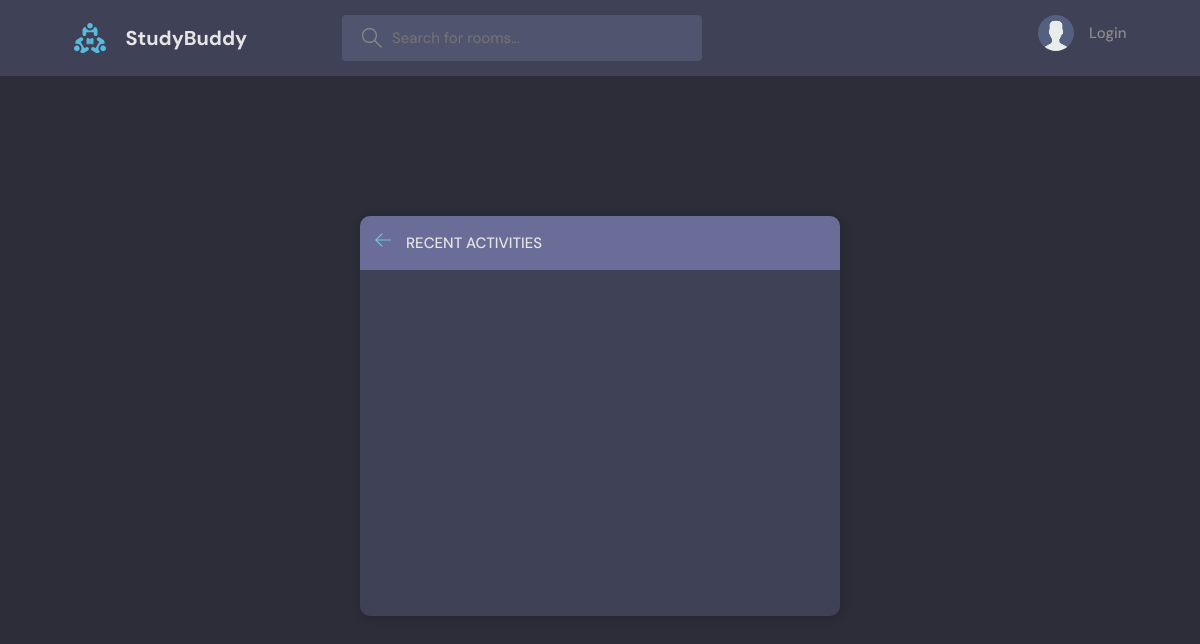
Page /activities-page/ on the earlier database version.
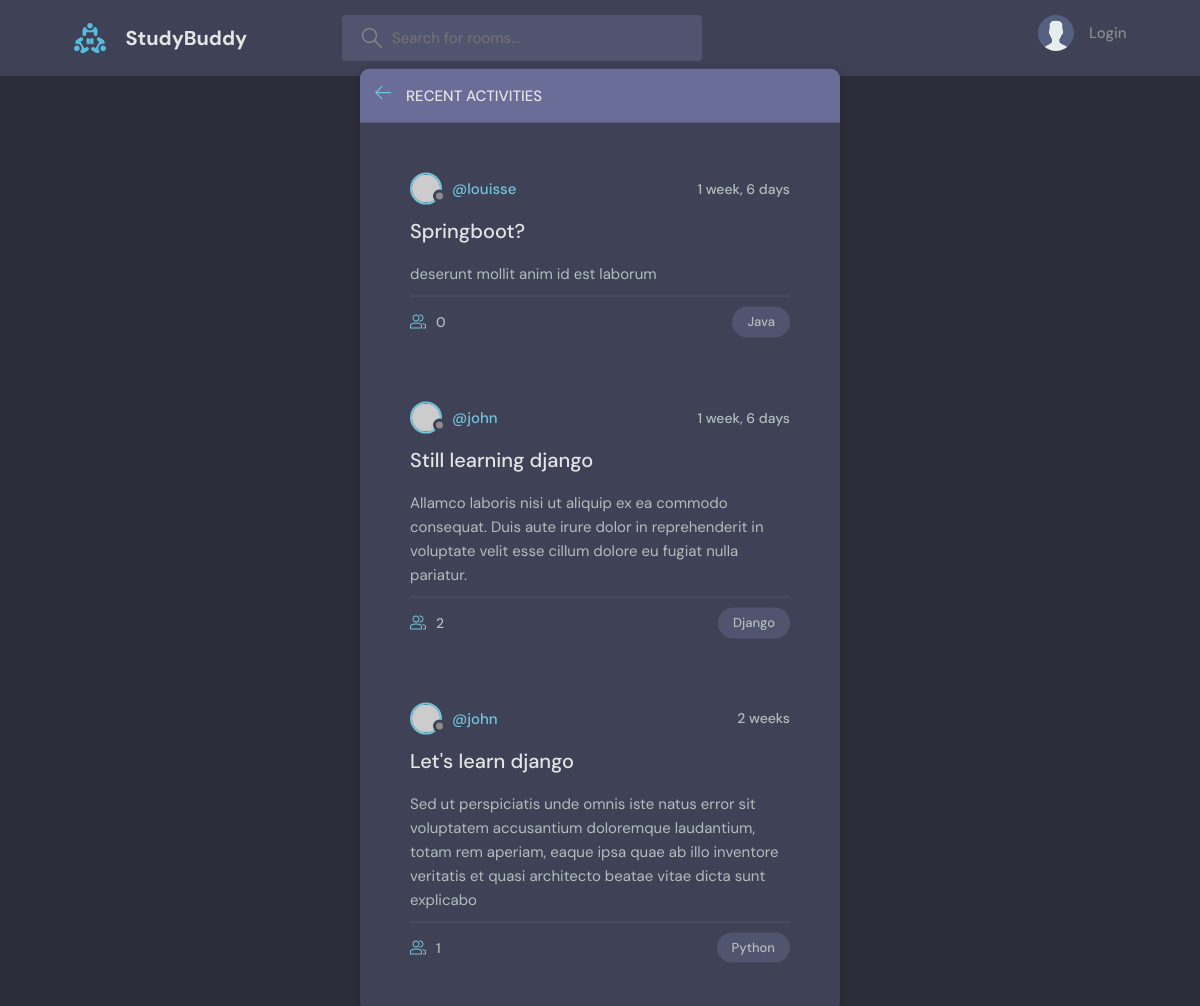
Same page on the later database version.
### baseapp/models.py (models this page shows, shortened)
class Room(models.Model):
    host = models.ForeignKey(User, on_delete=models.SET_NULL, null=True)       # when User table got deleted the host data will set to Null
    topic = models.ForeignKey(Topic, on_delete=models.SET_NULL, null=True)     # Cascade - when User table got deleted the host data will delete too
    name = models.CharField(max_length=255)
    description = models.TextField(null=True, blank=True)
    participant = models.ManyToManyField(User, related_name="participants", blank=True)   # models.ManyToManyField(<Tablename>,<name use in views.py>, it's okay to get an empty value in participants) # related_name = name in admin panel
    updated = models.DateTimeField(auto_now=True)
    created = models.DateTimeField(auto_now_add=True)
    class Meta:
        ordering = ["-updated", "-created"]         # with '-' is descending order (last will be the first)

class User(AbstractUser):
    name = models.CharField(max_length=255, null=True)
    email = models.EmailField(unique=True)
    bio = models.TextField(null=True)
    avatar = models.ImageField(null=True, default="avatar.svg")
    USERNAME_FIELD = "email"
    REQUIRED_FIELDS = []

class Topic(models.Model):
    name = models.CharField(max_length=255)

### baseapp/views.py (the view)
# urls.py: path("activities-page/", views.activitiespage, name="activity"),
def activitiespage(request):
    rooms = Room.objects.all()[:3]
    context = {
        "rooms": rooms
    }
    return render(request, "activity.html", context)

### baseapp/templates/activity.html (shortened to what this page needs)
{% extends "main.html" %}
{% block content %}
<main class="layout">
  <div class="container">
    <div class="layout__box">
      <div class="layout__boxHeader">
        <div class="layout__boxTitle">
          <a href="/">
            <svg version="1.1" xmlns="http://www.w3.org/2000/svg" width="32" height="32" viewBox="0 0 32 32">
              <title>arrow-left</title>
              <path
                d="M13.723 2.286l-13.723 13.714 13.719 13.714 1.616-1.611-10.96-10.96h27.625v-2.286h-27.625l10.965-10.965-1.616-1.607z"
              ></path>
            </svg>
          </a>
          <h3>Recent Activities</h3>
        </div>
      </div>
      <div class="activities-page layout__body">
        {% for room in rooms %}
      <div class="roomListRoom">
        <div class="roomListRoom__header">
          <a href="/profile/{{room.host.id}}" class="roomListRoom__author">
            <div class="avatar avatar--small">
              <img src="https://randomuser.me/api/portraits/women/11.jpg" />
            </div>
            <span>@{{room.host.username}}</span>
          </a>
          <div class="roomListRoom__actions">
            <span>{{room.created|timesince}}</span>
          </div>
        </div>
        <div class="roomListRoom__content">
            <a href="/room/{{room.id}}">{{room.name}}</a>
            <p>{{room.description}}</p>
        </div>
        <div class="roomListRoom__meta">
          <a href="room.html" class="roomListRoom__joined">
              {{room.participant.count}}
          </a>
          <p class="roomListRoom__topic">{{room.topic.name}}</p>
        </div>
      </div>
    {% endfor %}
      </div>
    </div>
  </div>
</main>
{% endblock %}

### baseapp/templates/main.html (shortened to what this page needs)
<!DOCTYPE html>
{% load static %}
<html lang="en">
  <head>
    <link rel="stylesheet" href="{% static 'styles/style.css' %}" />
  </head>
  <body>
    {% include 'navbar.html' %}
    {% block content %}{% endblock %}
  </body>
</html>

### baseapp/templates/navbar.html (shortened to what this page needs)
{% load static %}
<header class="header header--loggedIn">
    <div class="container">
    <a href="/" class="header__logo">
      <img src="{% static 'images/logo.svg' %}" />
      <h1>StudyBuddy</h1>
    </a>
    <form class="header__search" method="GET">
      <label>
        <input name="q" placeholder="Search for rooms..." />
      </label>
    </form>
    <nav class="header__menu">
        {% if request.user.is_authenticated %}
          <div class="header__user">
            <a href="/profile/{{request.user.id}}">
              <div class="avatar avatar--medium active">
                <img src="{{request.user.avatar.url}}" />
              </div>
              <p>{{request.user.username}} <span>@{{request.user.username}}</span></p>
            </a>
            <button class="dropdown-button">
              <svg version="1.1" xmlns="http://www.w3.org/2000/svg" width="32" height="32" viewBox="0 0 32 32">
                <title>chevron-down</title>
                <path d="M16 21l-13-13h-3l16 16 16-16h-3l-13 13z"></path>
              </svg>
            </button>
          </div>
        {% else %}
          <a href="/login">
            <img src="{% static 'images/avatar.svg' %}"/>
            <p>Login</p>
          </a>
        {% endif %}
    </nav>
    </div>
</header>

### baseapp/static/styles/style.css (style rules this page uses)
:root { --color-main: #71c6dd; --color-main-light: #e1f6fb; --color-dark: #3f4156; --color-dark-medium: #51546e; --color-dark-light: #696d97; --color-light: #e5e5e5; --color-gray: #8b8b8b; --color-light-gray: #b2bdbd; --color-bg: #2d2d39; --color-success: #5dd693; --color-error: #fc4b0b; }
* { font-family: "DM Sans", -apple-system, BlinkMacSystemFont, "Segoe UI", Roboto, Oxygen, Ubuntu, Cantarell, "Open Sans", "Helvetica Neue", sans-serif; margin: 0; padding: 0; box-sizing: border-box; text-rendering: optimizeLegibility; font-size: inherit; }
html { font-size: 56.25%; }
@media only screen and (min-width: 1200px) { html { font-size: 62.5%; } }
body { line-height: 1.6; font-weight: 400; font-size: 1.5rem; color: var(--color-light-gray); background-color: var(--color-bg); min-height: 100vh; }
img { width: 100%; }
a { display: inline-block; color: var(--color-main); text-decoration: none; }
.container { max-width: 120rem; width: 90%; margin: auto; }
.avatar { position: relative; display: inline-block; border-radius: 50%; border: 2px solid var(--color-main); }
.avatar img { display: block; border-radius: 50%; object-fit: cover; object-position: center; }
.avatar::after { content: ""; display: block; position: absolute; background-color: var(--color-gray); z-index: 111; border-radius: 50%; border: 0.3rem solid var(--color-dark); }
.avatar.avatar--small img { width: 2.8rem; height: 2.8rem; }
.avatar.avatar--small:after { width: 0.7rem; height: 0.7rem; bottom: 0px; right: -6px; }
.header { padding: 1.5rem; background-color: var(--color-dark); }
.header > .container { display: flex; gap: 9.5rem; }
.header__logo, .header__user { display: flex; gap: 2rem; align-items: center; }
.header__logo > img { height: 3.2rem; width: 3.2rem; }
.header__logo > h1 { font-weight: 700; font-size: 2rem; color: var(--color-light); }
.header__search > label { background-color: var(--color-dark-medium); padding: 1.3rem 1rem; display: flex; align-items: center; gap: 1rem; border-radius: 4px; }
.header__search svg { fill: var(--color-gray); width: 2rem; height: 2rem; margin-left: 1rem; }
.header__search input { width: 30rem; background: transparent; border: none; outline: none; color: var(--color-light); }
.header__menu { margin-left: auto; position: relative; }
.header__menu a { display: flex; gap: 1.5rem; align-items: center; font-weight: 500; text-decoration: none; color: var(--color-gray); }
.header__menu img { height: 3.6rem; }
.header__menu p { line-height: 1.2; }
.layout { margin-top: 2.4rem; }
.layout > .container { display: flex; justify-content: space-between; align-items: flex-start; }
.layout__box { width: 90%; max-width: 48rem; min-height: 40rem; position: absolute; top: 50%; left: 50%; transform: translate(-50%, -46%); background-color: var(--color-dark); border-radius: 1rem; box-shadow: 1px 1px 6px 3px rgba(0, 0, 0, 0.1); overflow: hidden; }
.layout__boxHeader { display: flex; padding: 1.5rem; background-color: var(--color-dark-light); }
.layout__boxTitle { display: flex; gap: 1.5rem; align-items: center; }
.layout__boxTitle h3 { text-transform: uppercase; font-weight: 500; color: var(--color-light); }
.layout__boxTitle svg { width: 1.6rem; height: 1.6rem; fill: var(--color-main); }
.layout__body { margin: 3rem; }
.roomListRoom { margin-bottom: 2.4rem; background-color: var(--color-dark); border-radius: 1rem; padding: 2rem; }
.roomListRoom__header { display: flex; justify-content: space-between; align-items: center; }
.roomListRoom__author { font-weight: 500; display: flex; align-items: center; gap: 1rem; }
.roomListRoom__actions { display: flex; align-items: flex-start; gap: 1rem; position: relative; }
.roomListRoom__actions span { font-size: 1.4rem; font-weight: 500; }
.roomListRoom__content { margin: 1rem 0; }
.roomListRoom__content a { font-size: 2rem; font-weight: 500; margin-bottom: 1.5rem; color: var(--color-light); transition: all 0.3s ease-in-out; }
.roomListRoom__meta { border-top: 1px solid var(--color-dark-medium); padding-top: 1rem; display: flex; align-items: center; justify-content: space-between; }
.roomListRoom__joined { color: var(--color-light-gray); display: flex; align-items: center; gap: 1rem; font-size: 1.4rem; font-weight: 500; }
.roomListRoom__joined svg { fill: var(--color-main); width: 1.6rem; height: 1.6rem; }
.roomListRoom__topic { padding: 5px 1.5rem; background-color: var(--color-dark-medium); border-radius: 5rem; font-weight: 500; font-size: 1.3rem; }

Differences in the rows shown:
added Room: host.username "louisse", created "1 week, 6 days", name "Springboot?", description "deserunt mollit anim id est laborum", participant.count "0", topic.name "Java"
added Room: host.username "john", created "1 week, 6 days", name "Still learning django", description "Allamco laboris nisi ut aliquip ex ea commodo consequat. Duis aute irure dolor in reprehenderit in voluptate velit esse cillum dolore eu fugiat nulla pariatur.", participant.count "2", topic.name "Django"
added Room: host.username "john", created "2 weeks", name "Let's learn django", description "Sed ut perspiciatis unde omnis iste natus error sit voluptatem accusantium doloremque laudantium, totam rem aperiam, eaque ipsa quae ab illo inventore veritatis et quasi architecto beatae vitae dicta sunt explicabo", participant.count "1", topic.name "Python"
